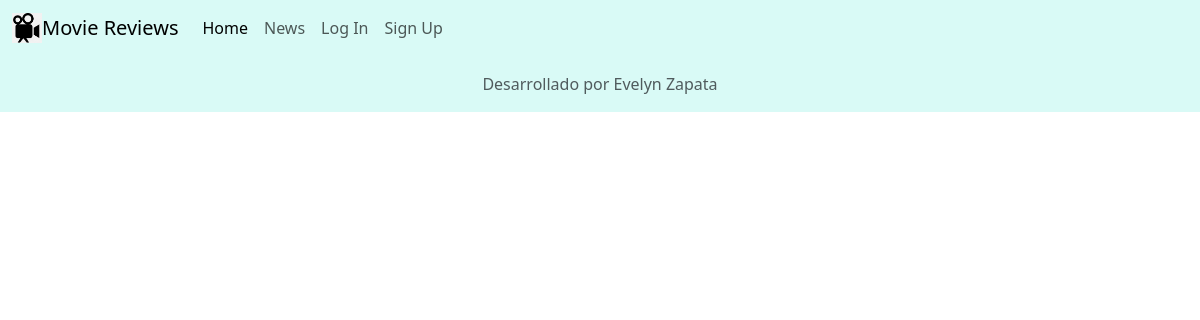
The page /news/ on the database as committed earlier.
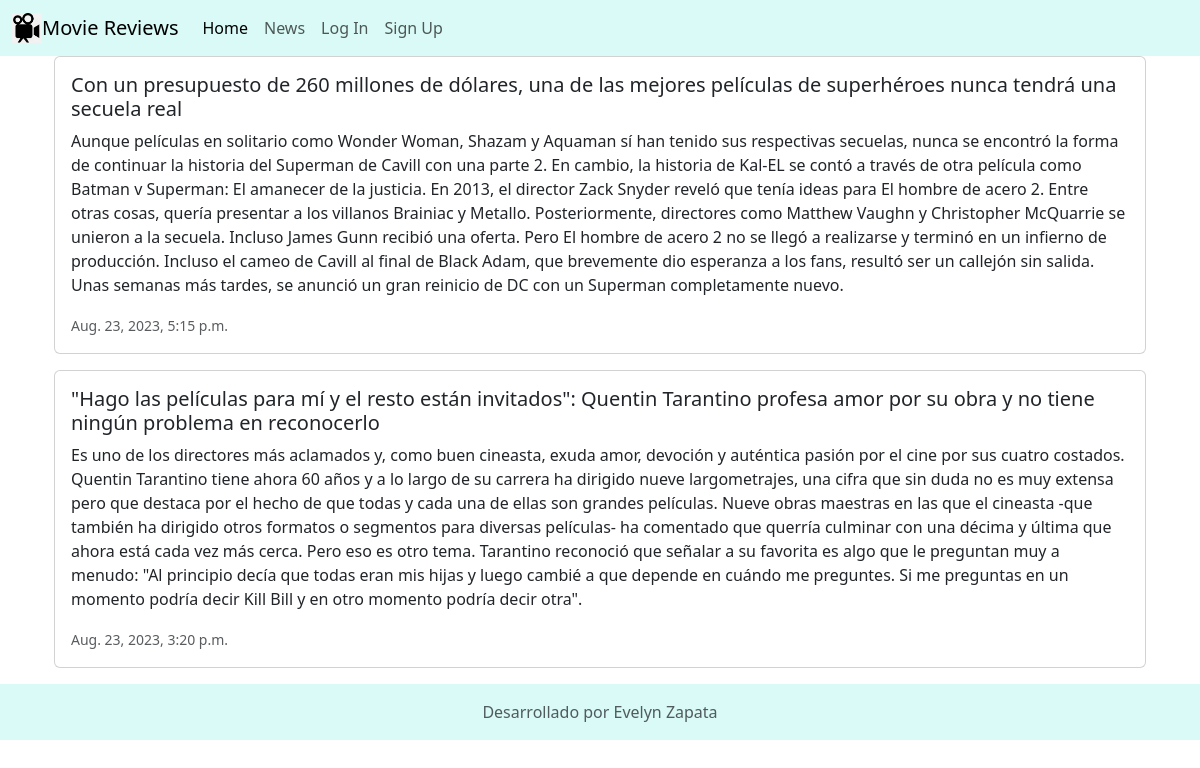
The same page on the database as committed later.
### news/models.py (models this page shows, shortened)
class News(models.Model):
    headline= models.CharField(max_length=200)
    body= models.TextField()
    date= models.DateTimeField()

### news/views.py (the view)
# urls.py: path('news/', include('news.urls')),
def news(request):
    newss= News.objects.all().order_by('-date')
    return render(request, 'news.html', {'newss': newss})

### news/templates/news.html (shortened to what this page needs)
<!doctype html>
<html lang="en">
    <head>
        <link href="https://cdn.jsdelivr.net/npm/bootstrap@5.3.1/dist/css/bootstrap.min.css" rel="stylesheet">
    </head>
    <body>
        {% extends 'base.html' %}
        {% block content %}
        <div class="container">
            {% for news in newss %}
            <div class= "card mb-3">
                <div class= "row g-0">
                    <div>
                        <div class= "card-body">
                            <h5 class= "card-title">{{ news.headline }}</h5>
                            <p class= "card-text">{{ news.body }}</p>
                            <p class= "card-text"><small class= "text-muted">{{ news.date }}</small></p>
                        </div>
                    </div>
                </div>
            </div>
            {% endfor %}
        </div>
        {% endblock content %}

Rows that differ between the two databases and show on the page:
added News: headline "Con un presupuesto de 260 millones de dólares, una de las mejores películas de superhéroes nunca tendrá una secuela real", body "Aunque películas en solitario como Wonder Woman, Shazam y Aquaman sí han tenido sus respectivas secuelas, nunca se encontró la forma de continuar la historia del Superman de Cavill con una parte 2. En cambio, la historia de Kal-EL se contó a través de otra película como Batman v Superman: El amanecer de la justicia. En 2013, el director Zack Snyder reveló que tenía ideas para El hombre de acero 2. Entre otras cosas, quería presentar a los villanos Brainiac y Metallo. Posteriormente, directores como Matthew Vaughn y Christopher McQuarrie se unieron a la secuela. Incluso James Gunn recibió una oferta. Pero El hombre de acero 2 no se llegó a realizarse y terminó en un infierno de producción.…", date "Aug. 23, 2023, 5:15 p.m."
added News: headline "\"Hago las películas para mí y el resto están invitados\": Quentin Tarantino profesa amor por su obra y no tiene ningún problema en reconocerlo", body "Es uno de los directores más aclamados y, como buen cineasta, exuda amor, devoción y auténtica pasión por el cine por sus cuatro costados. Quentin Tarantino tiene ahora 60 años y a lo largo de su carrera ha dirigido nueve largometrajes, una cifra que sin duda no es muy extensa pero que destaca por el hecho de que todas y cada una de ellas son grandes películas. Nueve obras maestras en las que el cineasta -que también ha dirigido otros formatos o segmentos para diversas películas- ha comentado que querría culminar con una décima y última que ahora está cada vez más cerca. Pero eso es otro tema. Tarantino reconoció que señalar a su favorita es algo que le preguntan muy a menudo: \"Al principio…", date "Aug. 23, 2023, 3:20 p.m."
